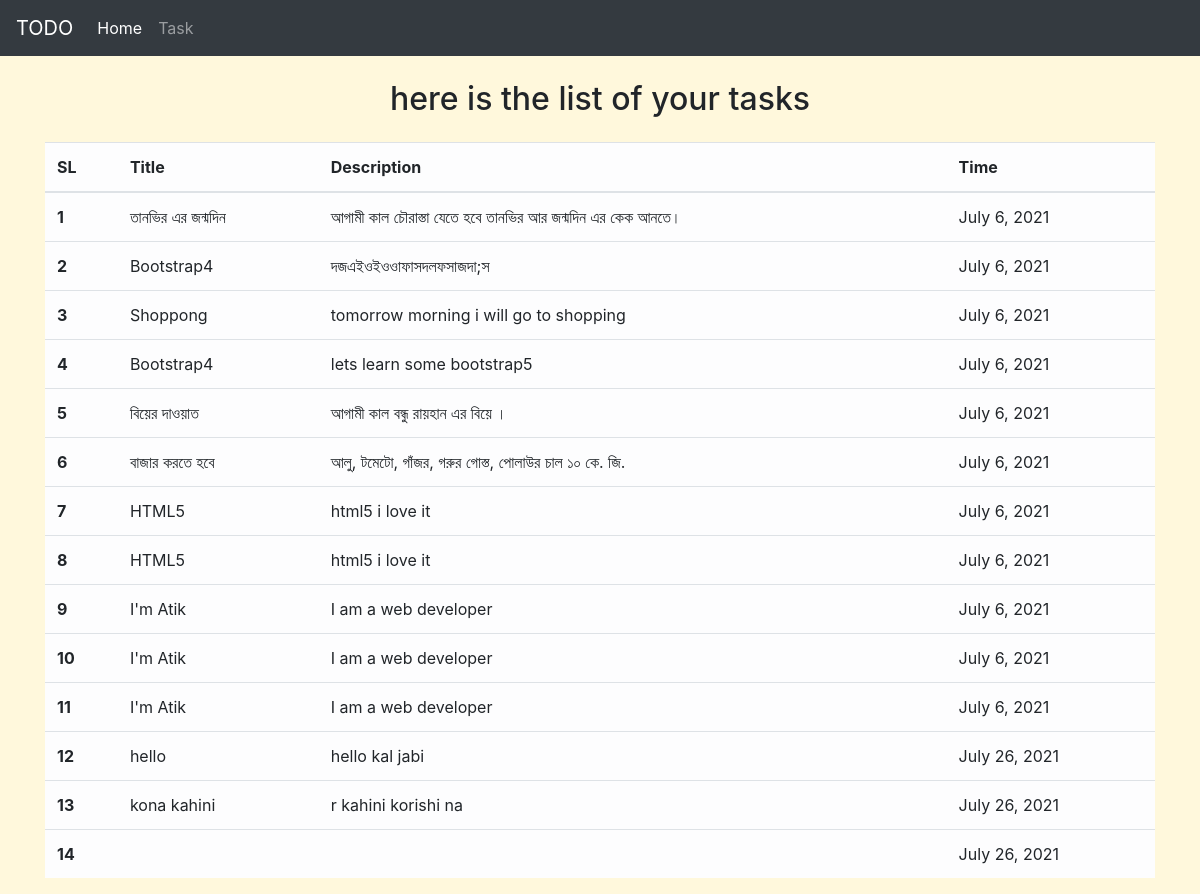
Page /task/ on the committed database.
### home/models.py (models this page shows, shortened)
class Task(models.Model):
    title = models.CharField(max_length=300)
    desc = models.TextField(max_length=1000)
    time = models.DateField(auto_now_add=True)

### home/views.py (the view)
# urls.py: path('task/', views.task, name="task")
def task(request):
    taskdata = Task.objects.all()
    context={
        'task':taskdata,
    }
    return render(request, 'task.html',context)

### templates/task.html (shortened to what this page needs)
{% extends 'layout.html' %}
{% load static %}
{% block content %}
<div class="container my-2">
    <h2 class="text-center py-3">here is the list of your tasks</h2>
    <table class="table table-hover table-light" id="myTable">
        <thead>
            <tr>
                <th scope="col">SL</th>
                <th scope="col">Title</th>
                <th scope="col">Description</th>
                <th scope="col">Time</th>
            </tr>
        </thead>
        <tbody>
            {% for t in task %}
            <tr>
                <th scope="row">{{forloop.counter}}</th>
                <td>{{t.title}}</td>
                <td>{{t.desc}}</td>
                <td>{{t.time}}</td>
            </tr>
            {% endfor %}
        </tbody>
    </table>
</div>
{% endblock  %}

### templates/layout.html (shortened to what this page needs)
{% load static %}
<!doctype html>
<html lang="en">
<head>
    <link rel="stylesheet" href="https://maxcdn.bootstrapcdn.com/bootstrap/4.0.0/css/bootstrap.min.css"
>
    <link rel="stylesheet" type="text/css" href="https://cdn.datatables.net/v/dt/dt-1.10.25/datatables.min.css"/>
    <link rel="stylesheet" href={% static 'style.css' %}>
</head>
<body>
{% include 'partials/navbar.html' %}
{% block content %}
{% endblock  %}
</body>
</html>

### templates/partials/navbar.html (shortened to what this page needs)
<nav class="navbar navbar-expand-lg navbar-dark bg-dark sticky-top">
    <a class="navbar-brand text-uppercase" href="#">Todo</a>
    <div class="collapse navbar-collapse justify-content-end" id="navbarSupportedContent">
        <ul class="navbar-nav mr-auto">
            <li class="nav-item active">
                <a class="nav-link" href="{% url 'home' %}">Home <span class="sr-only">(current)</span></a>
            </li>
            <li class="nav-item ">
                <a class="nav-link" href="{% url 'task' %}">Task</a>
            </li>
        </ul>
    </div>
</nav>

### static/style.css (style rules this page uses)
* { margin: 0px; padding: 0px; text-decoration: none; box-sizing: border-box; }
body { background-color: cornsilk; }

### rows in the picture
Task: title "তানভির এর জন্মদিন", desc "আগামী কাল চৌরাস্তা যেতে হবে তানভির আর জন্মদিন এর কেক আনতে।", time "July 6, 2021"
Task: title "Bootstrap4", desc "দজএইওইওওাফাসদলফসাজদা;স", time "July 6, 2021"
Task: title "Shoppong", desc "tomorrow morning i will go to shopping", time "July 6, 2021"
Task: title "Bootstrap4", desc "lets learn some bootstrap5", time "July 6, 2021"
Task: title "বিয়ের দাওয়াত", desc "আগামী কাল বন্ধু রায়হান এর বিয়ে ।", time "July 6, 2021"
Task: title "বাজার করতে হবে", desc "আলু, টমেটো, গাঁজর, গরুর গোস্ত, পোলাউর চাল ১০ কে. জি.", time "July 6, 2021"
Task: title "HTML5", desc "html5 i love it", time "July 6, 2021"
Task: title "HTML5", desc "html5 i love it", time "July 6, 2021"
Task: title "I'm Atik", desc "I am a web developer", time "July 6, 2021"
Task: title "I'm Atik", desc "I am a web developer", time "July 6, 2021"
Task: title "I'm Atik", desc "I am a web developer", time "July 6, 2021"
Task: title "hello", desc "hello kal jabi", time "July 26, 2021"
Task: title "kona kahini", desc "r kahini korishi na", time "July 26, 2021"
Task: time "July 26, 2021"
